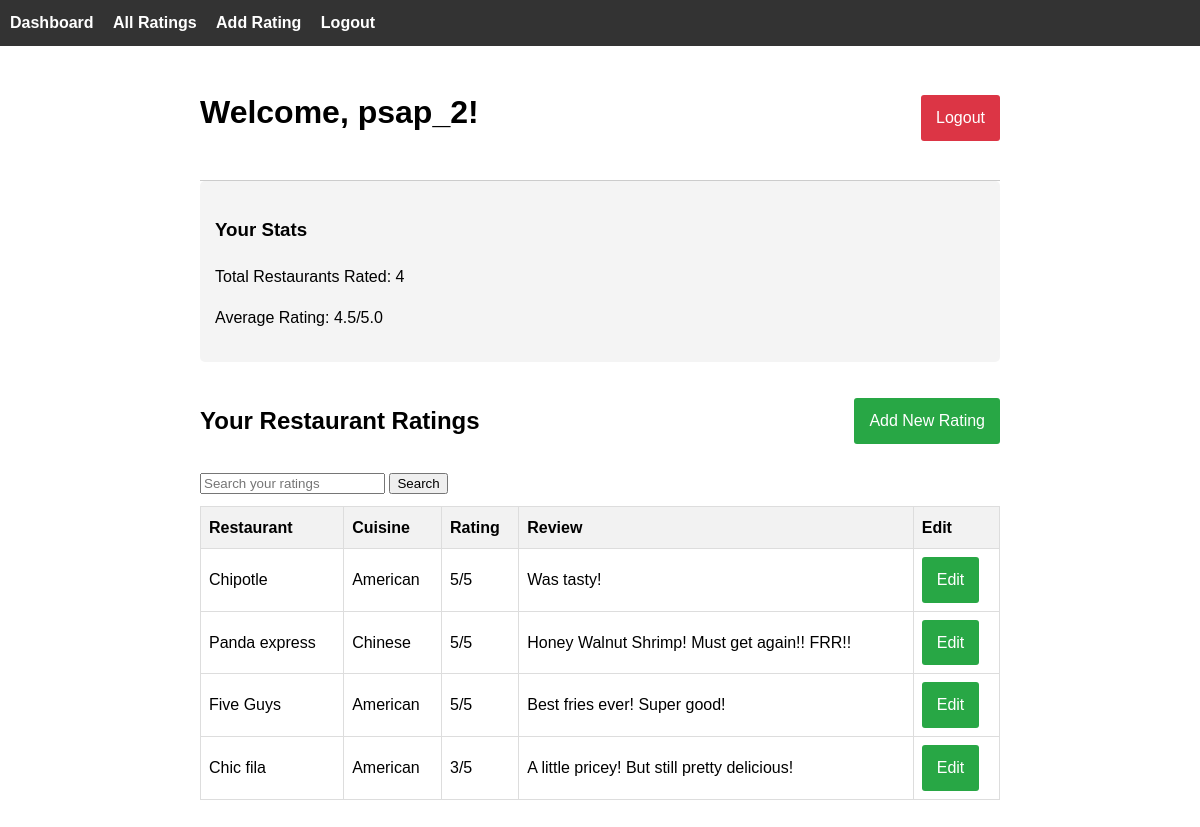
Page /dashboard (signed in) on the earlier database version.
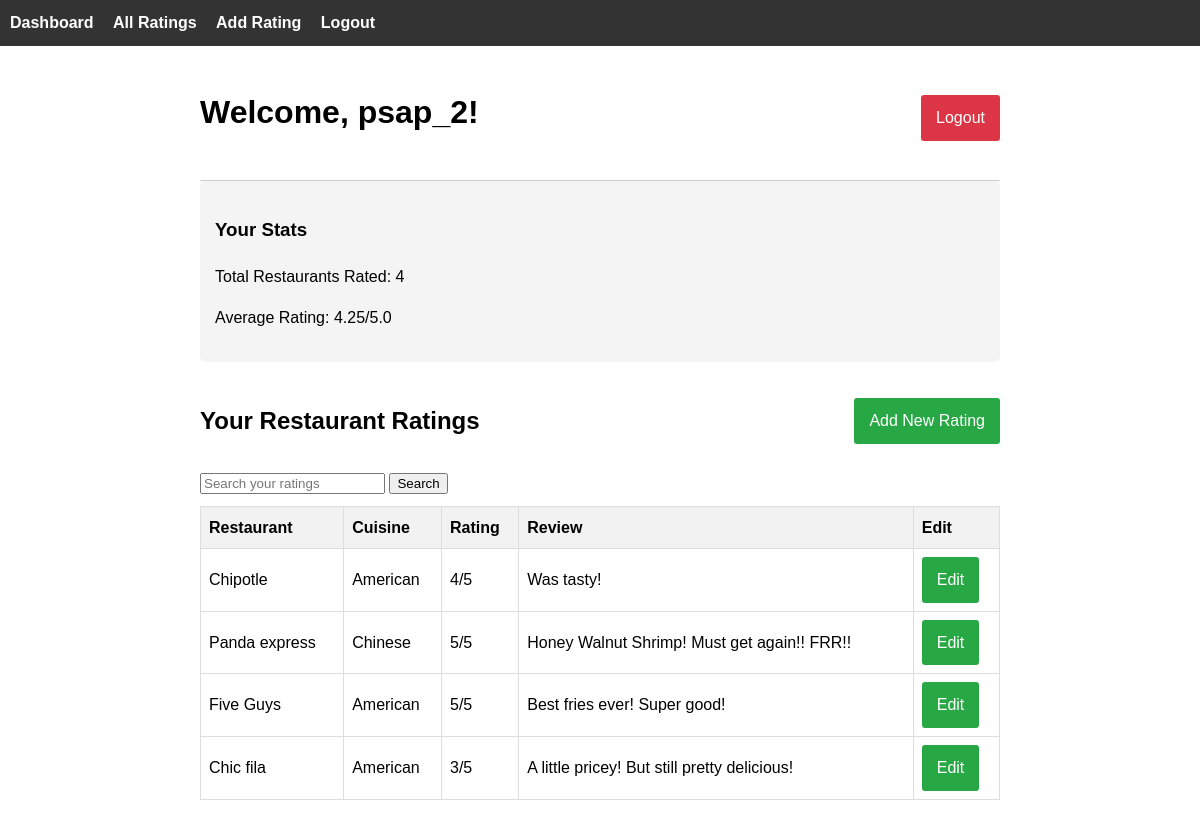
Same page on the later database version.
### models.py (models this page shows)
class RestaurantRating(db.Model):
    id = db.Column(db.Integer, primary_key=True)
    user_id = db.Column(db.Integer, db.ForeignKey('user.id'), nullable=False)  # foreign key to the user model
    restaurant_name = db.Column(db.String(100), nullable=False)
    rating = db.Column(db.Integer, nullable=False)
    cuisine_type = db.Column(db.String(50), nullable=False)
    meal_date = db.Column(db.Date, default=date.today)
    review = db.Column(db.Text, nullable=True)
    calories = db.Column(db.Integer, nullable=True)
    is_anonymous = db.Column(db.Boolean, default=False) #adding anomylity
    user = db.relationship('User', backref='ratings', lazy=True)  # relationship to the User model

### app.py (the view)
@app.route('/dashboard', methods=['GET', 'POST'])
@login_required
def dashboard():
    search_query = request.args.get('search', '')
    if search_query:
        ratings = RestaurantRating.query.filter(
            RestaurantRating.user_id == current_user.id,
            (RestaurantRating.restaurant_name.ilike(f'%{search_query}%') |
             RestaurantRating.cuisine_type.ilike(f'%{search_query}%'))
        ).order_by(RestaurantRating.meal_date.desc()).all()
    else:
        ratings = RestaurantRating.query.filter_by(user_id=current_user.id).order_by(RestaurantRating.meal_date.desc()).all()
    total_ratings = len(ratings)
    avg_rating = sum(rating.rating for rating in ratings) / total_ratings if ratings else 0
    return render_template('dashboard.html',
                           username=current_user.username,
                           ratings=ratings,
                           total_ratings=total_ratings,
                           avg_rating=round(avg_rating, 2))

### app.py (called while the page is built)
@login_manager.user_loader
def load_user(user_id):
    return User.query.get(int(user_id))

### templates/dashboard.html (shortened to what this page needs)
{% extends "base.html" %}
{% block content %}
<div class="header">
<h1>Welcome, {{ username }}!</h1>
<a href="{{ url_for('logout') }}" class="btn btn-danger">Logout</a>
</div>
<div class="stats">
<h3>Your Stats</h3>
<p>Total Restaurants Rated: {{ total_ratings }}</p>
<p>Average Rating: {{ avg_rating }}/5.0</p>
</div>
<div>
<div style="display: flex; justify-content: space-between; align-items: center; margin-bottom: 10px;">
    <h2>Your Restaurant Ratings</h2>
    <a href="{{ url_for('add_rating') }}" class="btn btn-primary">Add New Rating</a>
</div>
<div style="margin-bottom: 10px;">
    <form method="GET" action="{{ url_for('dashboard') }}">
        <input type="text" name="search" placeholder="Search your ratings" value="{{ request.args.get('search', '') }}">
        <button type="submit">Search</button>
    </form>
</div>
{% if ratings %}
    <table class="ratings-table">
        <thead>
            <tr>
                <th>Restaurant</th>
                <th>Cuisine</th>
                <th>Rating</th>
                <th>Review</th>
                <th>Edit</th>
            </tr>
        </thead>
        <tbody>
            {% for rating in ratings %}
            <tr>
                <td>{{ rating.restaurant_name }}</td>
                <td>{{ rating.cuisine_type }}</td>
                <td>{{ rating.rating }}/5</td>
                <td>{{ rating.review or 'No review' }}</td>
                <td><a href="{{ url_for('edit_rating', rating_id=rating.id) }}" class="btn btn-primary">Edit</a></td>
            </tr>
            {% endfor %}
        </tbody>
    </table>
{% else %}
    <p>You haven't added any restaurant ratings yet.</p>
{% endif %}
</div>
{% endblock %}

Differences in the rows shown:
changed RestaurantRating "Chipotle": rating "5" → "4"
Other differences:
{{ avg_rating }}: "4.5" → "4.25"
